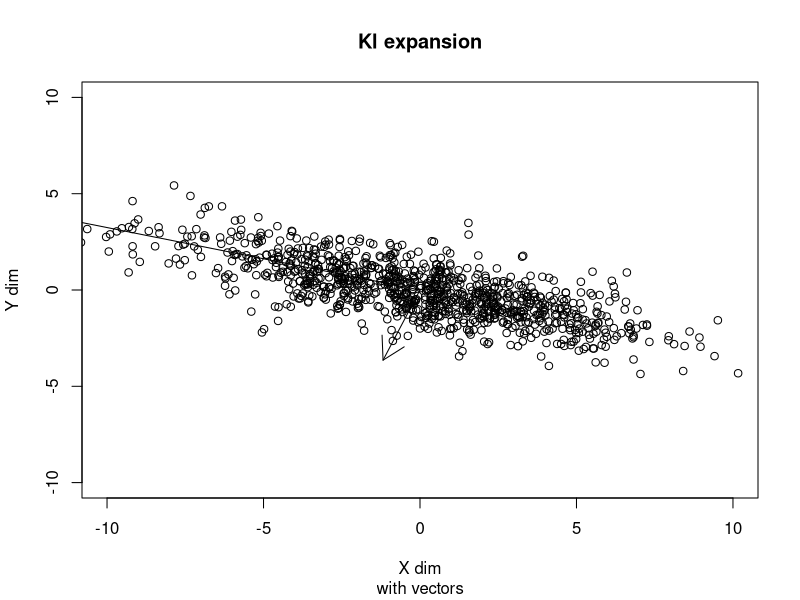
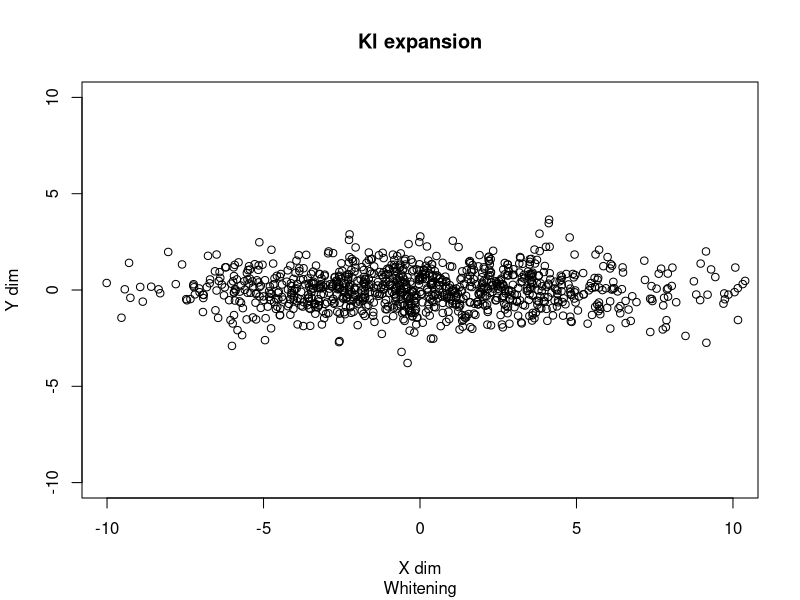

Recreate these plots in R, in order.
#Set the number of points
number_of_points=1000

#Generate the raw points
x<-rnorm(number_of_points)
y<-rnorm(number_of_points)
#mean subtract the points
x<-x-mean(x)
y<-y-mean(x)
mat<-matrix(
     c(x,y),
     nrow=number_of_points,
     ncol=2)
#stretch one axis
mat[,1]=mat[,1]*4
#rotate the points 
theta=3.14/10
rot<-matrix(
     c(cos(theta),-sin(theta),sin(theta),cos(theta)),
     nrow=2,
     ncol=2,
     byrow=TRUE)
data=mat %*% rot

#Generate the ensamble average matrix
EA<-matrix(c(0,0,0,0),nrow=2,ncol=2)
for(p in 1:number_of_points){
     EA=EA + (data[p,] %o% data[p,])
}
EAM<-EA/number_of_points

#get the eigenvalues and vectors 
eig<-eigen(EAM,TRUE)


#display data with arrows
plot(
     data,
     xlim=c(-10,10),
     ylim=c(-10,10),
     main="Kl expansion",
     sub="with vectors",
     xlab="X dim",
     ylab="Y dim"
)
arrows(
     c(0,0),c(0,0),
     eig$vectors[1,]*eig$values*4,
     eig$vectors[2,]*eig$values*4,
     code=2,
)

#whitened data
data_white<-data %*% eig$vectors
plot(
     data_white,
     xlim=c(-10,10),
     ylim=c(-10,10),
     main="Kl expansion",
     sub="Whitening",
     xlab="X dim",
     ylab="Y dim"
)
